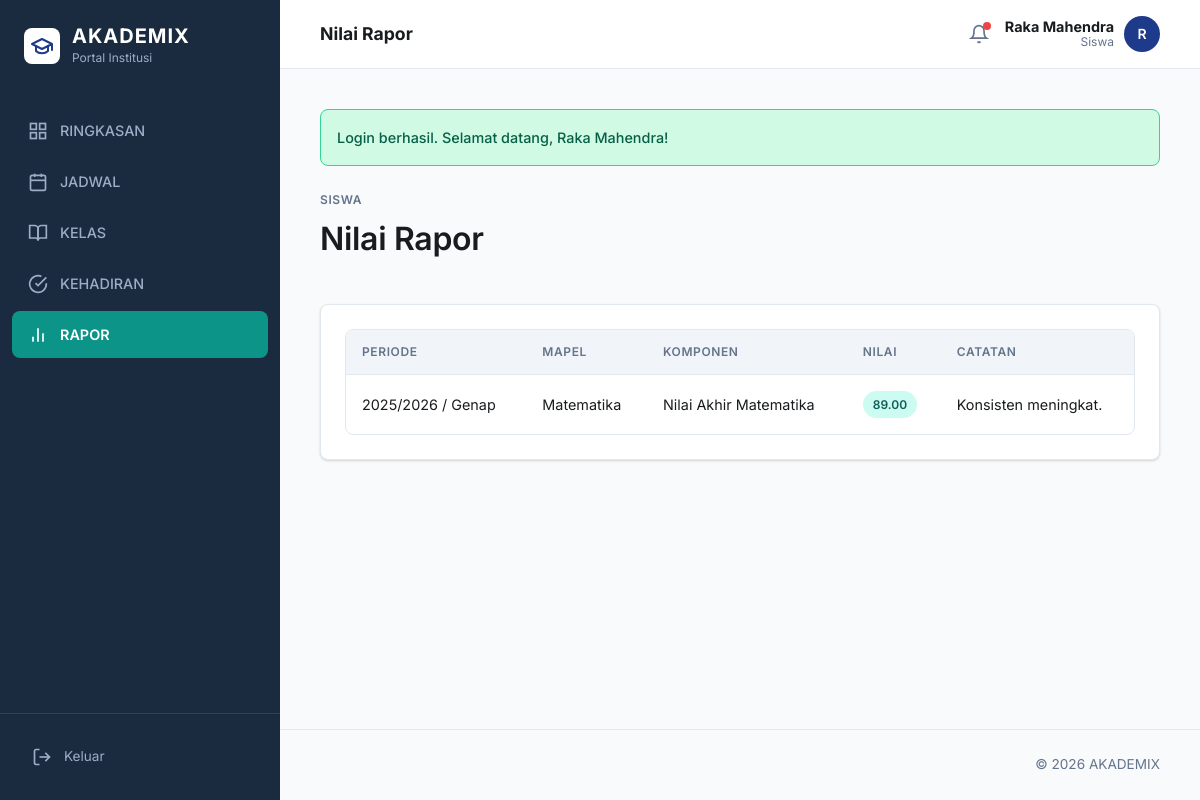
Page /public/index.php?route=student/report (signed in) on the committed database.
### tables this page shows
CREATE TABLE students (
    id INT AUTO_INCREMENT PRIMARY KEY,
    user_id INT NOT NULL UNIQUE,
    guardian_id INT NULL,
    cohort_id INT NOT NULL,
    nis VARCHAR(50) NOT NULL UNIQUE,
    gender ENUM('L', 'P') NOT NULL,
    birth_date DATE NULL,
    phone VARCHAR(40) NULL,
    address TEXT NULL,
    CONSTRAINT fk_students_user FOREIGN KEY (user_id) REFERENCES users(id) ON DELETE CASCADE ON UPDATE CASCADE,
    CONSTRAINT fk_students_guardian FOREIGN KEY (guardian_id) REFERENCES guardians(id) ON DELETE SET NULL ON UPDATE CASCADE,
    CONSTRAINT fk_students_cohort FOREIGN KEY (cohort_id) REFERENCES cohorts(id) ON DELETE RESTRICT ON UPDATE CASCADE
);

CREATE TABLE users (
    id INT AUTO_INCREMENT PRIMARY KEY,
    username VARCHAR(50) NULL UNIQUE,
    password_hash VARCHAR(255) NOT NULL,
    role ENUM('admin', 'teacher', 'student', 'parent') NOT NULL,
    full_name VARCHAR(120) NOT NULL,
    email VARCHAR(120) NULL UNIQUE,
    is_active TINYINT(1) NOT NULL DEFAULT 1,
    created_at TIMESTAMP DEFAULT CURRENT_TIMESTAMP
);

CREATE TABLE grades (
    id INT AUTO_INCREMENT PRIMARY KEY,
    student_id INT NOT NULL,
    subject_id INT NOT NULL,
    teacher_id INT NOT NULL,
    classroom_id INT NOT NULL,
    academic_year_id INT NOT NULL,
    semester ENUM('ganjil', 'genap') NOT NULL,
    grade_type ENUM('harian', 'tugas', 'rapor') NOT NULL,
    title VARCHAR(150) NOT NULL,
    score DECIMAL(5,2) NOT NULL,
    notes TEXT NULL,
    created_at TIMESTAMP DEFAULT CURRENT_TIMESTAMP,
    CONSTRAINT fk_grades_student FOREIGN KEY (student_id) REFERENCES students(id) ON DELETE CASCADE ON UPDATE CASCADE,
    CONSTRAINT fk_grades_subject FOREIGN KEY (subject_id) REFERENCES subjects(id) ON DELETE CASCADE ON UPDATE CASCADE,
    CONSTRAINT fk_grades_teacher FOREIGN KEY (teacher_id) REFERENCES teachers(id) ON DELETE CASCADE ON UPDATE CASCADE,
    CONSTRAINT fk_grades_classroom FOREIGN KEY (classroom_id) REFERENCES classrooms(id) ON DELETE CASCADE ON UPDATE CASCADE,
    CONSTRAINT fk_grades_academic_year FOREIGN KEY (academic_year_id) REFERENCES academic_years(id) ON DELETE RESTRICT ON UPDATE CASCADE
);

CREATE TABLE academic_years (
    id INT AUTO_INCREMENT PRIMARY KEY,
    year_label VARCHAR(20) NOT NULL,
    semester ENUM('ganjil', 'genap') NOT NULL,
    start_date DATE NOT NULL,
    end_date DATE NOT NULL,
    is_active TINYINT(1) NOT NULL DEFAULT 0,
    created_at TIMESTAMP DEFAULT CURRENT_TIMESTAMP
);

CREATE TABLE subjects (
    id INT AUTO_INCREMENT PRIMARY KEY,
    code VARCHAR(20) NOT NULL UNIQUE,
    name VARCHAR(100) NOT NULL,
    description TEXT NULL
);

### app/views/student/report.php (the view, shortened to what the rows shown need)
<section class="page-head">
    <div>
        <h1>Nilai Rapor</h1>
    </div>
</section>
<section class="card">
    <div class="table-wrap">
        <table class="table">
            <thead>
                <tr><th>Periode</th><th>Mapel</th><th>Komponen</th><th>Nilai</th><th>Catatan</th></tr>
            </thead>
            <tbody>
                <?php foreach ($report as $grade): ?>
                    <tr>
                        <td><?= e($grade['year_label']) ?> / <?= e(ucfirst($grade['semester'])) ?></td>
                        <td><?= e($grade['subject_name']) ?></td>
                        <td><?= e($grade['title']) ?></td>
                        <td><span class="badge <?= e(grade_badge_class((float) $grade['score'])) ?>"><?= e((string) $grade['score']) ?></span></td>
                        <td><?= e($grade['notes']) ?></td>
                    </tr>
                <?php endforeach; ?>
            </tbody>
        </table>
    </div>
</section>

### app/views/layouts/header.php (shortened to what the rows shown need)
<?php
$user = Auth::user();
$success = flash('success');
?>
<!doctype html>
<html lang="id">
<head>
    <link rel="stylesheet" href="<?= e(asset_url('css/app.css')) ?>">
</head>
<body>
<?php if ($user): ?>
<div class="app-wrapper">
    <aside class="sidebar">
        <div class="sidebar-header">
            <?php
            $homeRoute = 'dashboard';
            ?>
            <a href="<?= e(route_url($homeRoute)) ?>" style="text-decoration:none; color:inherit; display:flex; align-items:center; gap:12px;">
                <div style="background: #ffffff; border-radius: 8px; padding: 6px; display: inline-flex;">
                    <svg width="24" height="24" viewBox="0 0 24 24" fill="none" stroke="#1e3a8a" stroke-width="2" stroke-linecap="round" stroke-linejoin="round"><path d="M22 10v6M2 10l10-5 10 5-10 5z"></path><path d="M6 12v5c3 3 9 3 12 0v-5"></path></svg>
                </div>
                <div>
                    <div class="sidebar-brand"><span>AKADEMIX</span></div>
                    <div class="sidebar-subtitle">Portal Institusi</div>
                </div>
            </a>
        </div>
        <nav class="sidebar-nav">
            <?php if ($user['role'] === 'admin'): ?>
                <a class="<?= is_active_route('admin') && current_route() == 'admin' ? 'active' : '' ?>" href="<?= e(route_url('admin')) ?>">
                    <svg width="20" height="20" viewBox="0 0 24 24" fill="none" stroke="currentColor" stroke-width="2"><rect x="3" y="3" width="7" height="7"></rect><rect x="14" y="3" width="7" height="7"></rect><rect x="14" y="14" width="7" height="7"></rect><rect x="3" y="14" width="7" height="7"></rect></svg>
                    <span>DASHBOARD</span>
                </a>
                <a class="<?= is_active_route('admin/classrooms') || is_active_route('admin/students') ? 'active' : '' ?>" href="<?= e(route_url('admin/classrooms')) ?>">
                    <svg width="20" height="20" viewBox="0 0 24 24" fill="none" stroke="currentColor" stroke-width="2"><path d="M17 21v-2a4 4 0 0 0-4-4H5a4 4 0 0 0-4 4v2"></path><circle cx="9" cy="7" r="4"></circle><path d="M23 21v-2a4 4 0 0 0-3-3.87"></path><path d="M16 3.13a4 4 0 0 1 0 7.75"></path></svg>
                    <span>SISWA</span>
                </a>
                <a class="<?= is_active_route('admin/teachers') ? 'active' : '' ?>" href="<?= e(route_url('admin/teachers')) ?>">
                    <svg width="20" height="20" viewBox="0 0 24 24" fill="none" stroke="currentColor" stroke-width="2"><path d="M20 21v-2a4 4 0 0 0-4-4H8a4 4 0 0 0-4 4v2"></path><circle cx="12" cy="7" r="4"></circle></svg>
                    <span>GURU & STAF</span>
                </a>
                <a class="<?= is_active_route('admin/academic-years') || is_active_route('admin/subjects') ? 'active' : '' ?>" href="<?= e(route_url('admin/academic-years')) ?>">
                    <svg width="20" height="20" viewBox="0 0 24 24" fill="none" stroke="currentColor" stroke-width="2"><path d="M2 3h6a4 4 0 0 1 4 4v14a3 3 0 0 0-3-3H2z"></path><path d="M22 3h-6a4 4 0 0 0-4 4v14a3 3 0 0 1 3-3h7z"></path></svg>
                    <span>DATA AKADEMIK</span>
                </a>
                <a class="<?= is_active_route('admin/schedules') ? 'active' : '' ?>" href="<?= e(route_url('admin/schedules')) ?>">
                    <svg width="20" height="20" viewBox="0 0 24 24" fill="none" stroke="currentColor" stroke-width="2"><rect x="3" y="4" width="18" height="18" rx="2" ry="2"></rect><line x1="16" y1="2" x2="16" y2="6"></line><line x1="8" y1="2" x2="8" y2="6"></line><line x1="3" y1="10" x2="21" y2="10"></line></svg>
                    <span>JADWAL</span>
                </a>
            <?php elseif ($user['role'] === 'student'): ?>
                <a class="<?= current_route() === 'dashboard' ? 'active' : '' ?>" href="<?= e(route_url('dashboard')) ?>">
                    <svg width="20" height="20" viewBox="0 0 24 24" fill="none" stroke="currentColor" stroke-width="2"><rect x="3" y="3" width="7" height="7"></rect><rect x="14" y="3" width="7" height="7"></rect><rect x="14" y="14" width="7" height="7"></rect><rect x="3" y="14" width="7" height="7"></rect></svg>
                    <span>RINGKASAN</span>
                </a>
                <a class="<?= is_active_route('student/schedule') ? 'active' : '' ?>" href="<?= e(route_url('student/schedule')) ?>">
                    <svg width="20" height="20" viewBox="0 0 24 24" fill="none" stroke="currentColor" stroke-width="2"><rect x="3" y="4" width="18" height="18" rx="2" ry="2"></rect><line x1="16" y1="2" x2="16" y2="6"></line><line x1="8" y1="2" x2="8" y2="6"></line><line x1="3" y1="10" x2="21" y2="10"></line></svg>
                    <span>JADWAL</span>
                </a>
                <a class="<?= is_active_route('student/classroom') || is_active_route('student/materials') || is_active_route('student/assignments') ? 'active' : '' ?>" href="<?= e(route_url('student/classroom')) ?>">
                    <svg width="20" height="20" viewBox="0 0 24 24" fill="none" stroke="currentColor" stroke-width="2"><path d="M2 3h6a4 4 0 0 1 4 4v14a3 3 0 0 0-3-3H2z"></path><path d="M22 3h-6a4 4 0 0 0-4 4v14a3 3 0 0 1 3-3h7z"></path></svg>
                    <span>KELAS</span>
                </a>
                <a class="<?= is_active_route('student/attendance') ? 'active' : '' ?>" href="<?= e(route_url('student/attendance')) ?>">
                    <svg width="20" height="20" viewBox="0 0 24 24" fill="none" stroke="currentColor" stroke-width="2"><path d="M22 11.08V12a10 10 0 1 1-5.93-9.14"></path><polyline points="22 4 12 14.01 9 11.01"></polyline></svg>
                    <span>KEHADIRAN</span>
                </a>
                <a class="<?= is_active_route('student/report') ? 'active' : '' ?>" href="<?= e(route_url('student/report')) ?>">
                    <svg width="20" height="20" viewBox="0 0 24 24" fill="none" stroke="currentColor" stroke-width="2"><line x1="18" y1="20" x2="18" y2="10"></line><line x1="12" y1="20" x2="12" y2="4"></line><line x1="6" y1="20" x2="6" y2="14"></line></svg>
                    <span>RAPOR</span>
                </a>
            <?php endif; ?>
        </nav>
        <div class="sidebar-footer">
            <a href="<?= e(route_url('logout')) ?>" style="color: var(--sidebar-text); text-decoration: none; display: flex; align-items: center; gap: 12px; font-size: 0.85rem; padding: 8px;">
                <svg width="20" height="20" viewBox="0 0 24 24" fill="none" stroke="currentColor" stroke-width="2"><path d="M9 21H5a2 2 0 0 1-2-2V5a2 2 0 0 1 2-2h4"></path><polyline points="16 17 21 12 16 7"></polyline><line x1="21" y1="12" x2="9" y2="12"></line></svg>
                <span>Keluar</span>
            </a>
        </div>
    </aside>
    <div class="main-content">
        <header class="topbar">
            <div style="flex-grow: 1; display: flex; align-items: center; gap: 12px;">
                <strong style="font-size: 1.1rem;"><?= e(isset($title) ? $title : 'Ringkasan') ?></strong>
            </div>
            <div class="topbar-actions">
                <details style="position:relative;">
                    <summary style="list-style:none; cursor:pointer; display:flex; align-items:center;">
                        <svg width="20" height="20" viewBox="0 0 24 24" fill="none" stroke="currentColor" stroke-width="2" style="color: var(--muted);"><path d="M18 8A6 6 0 0 0 6 8c0 7-3 9-3 9h18s-3-2-3-9"></path><path d="M13.73 21a2 2 0 0 1-3.46 0"></path></svg>
                        <span style="position:absolute; top:-2px; right:-2px; background:#ef4444; width:8px; height:8px; border-radius:50%;"></span>
                    </summary>
                </details>
                <div class="user-chip">
                    <div class="user-chip-info" style="text-align: right;">
                        <strong><?= e($user['full_name']) ?></strong>
                        <span><?= e(role_label($user['role'])) ?></span>
                    </div>
                    <div class="avatar-circle"><?= e(strtoupper(mb_substr($user['full_name'], 0, 1))) ?></div>
                </div>
            </div>
        </header>
        <main class="container">
            <?php if ($success): ?>
                <div class="alert success"><?= e($success) ?></div>
            <?php endif; ?>
<?php else: ?>
<div class="hero-wrapper">
<?php endif; ?>

### rows in the picture
students: user.full_name "Raka Mahendra", user.full_name "R"
grades: academic_year.year_label "2025/2026", semester "Genap", subject.name "Matematika", title "Nilai Akhir Matematika", score "89.00", notes "Konsisten meningkat."

### other values in the picture
isset($title) ? $title : 'Ringkasan' "Nilai Rapor"
role_label($user['role']) "Siswa"
$success "Login berhasil. Selamat datang, Raka Mahendra!"
